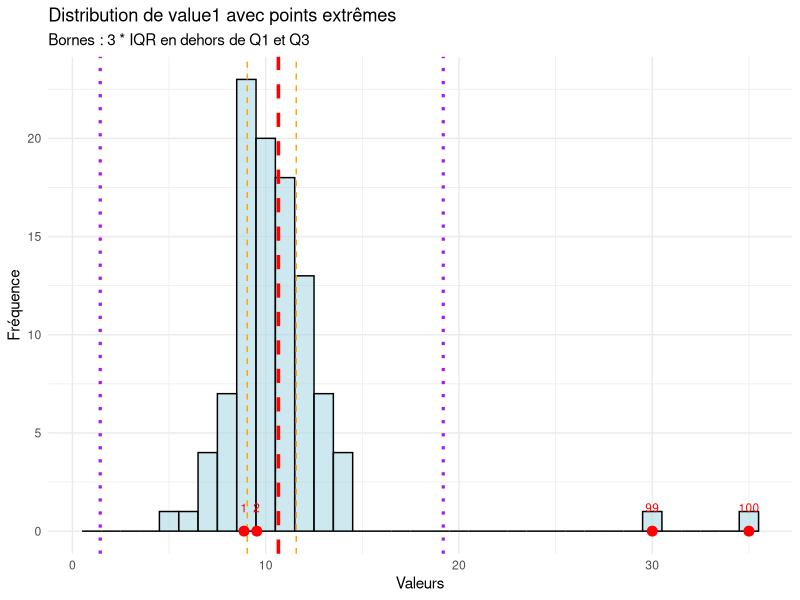
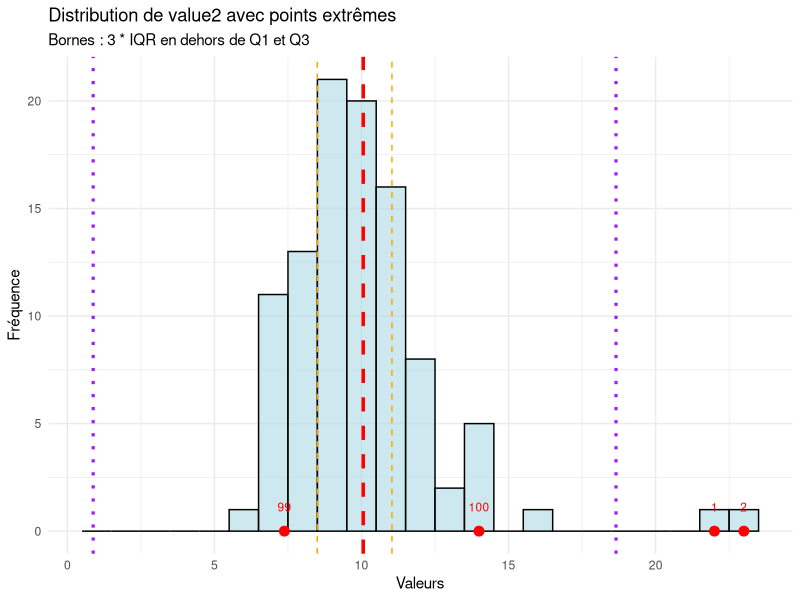
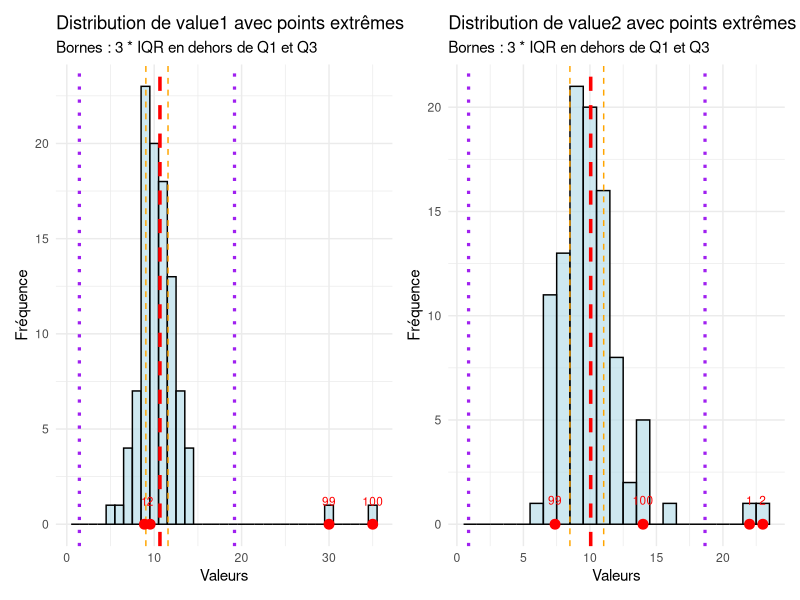

Here is the R script that generated these plots, in order:
#### Detect outliers and show them #### 

#### libs ####
library(data.table)
library(ggplot2)
library(patchwork)

#### data ####
set.seed(123)
tab_full <- data.frame(
  ID = 1:100,
  value1 = c(rnorm(98, mean = 10, sd = 2), 30, 35),
  value2 = c(22, 23, rnorm(98, mean = 10, sd = 2))
)

#### params ####
# interest variables
out_var <- c("value1", "value2")
outlier_time_IQR <- 3

#### analyses ####

# detect outliers
samples_outliers <- unique(unlist(lapply(out_var, function(ivar) {
  df.IQR <- stats::IQR(tab_full[[ivar]], na.rm = TRUE)
  q1 <- quantile(tab_full[[ivar]], 0.25, na.rm = TRUE)
  q3 <- quantile(tab_full[[ivar]], 0.75, na.rm = TRUE)
  
  lower_bound <- q1 - outlier_time_IQR * df.IQR
  upper_bound <- q3 + outlier_time_IQR * df.IQR
  
  outliers <- tab_full$ID[
    !is.na(tab_full[[ivar]]) &
      (tab_full[[ivar]] < lower_bound | tab_full[[ivar]] > upper_bound)
  ]
  
  return(outliers)
})))
samples_outliers

# Fonction graph distri + outliers
plot_distribution <- function(dt, variable, outliers, outlier_time_IQR) {
  iqr_value <- IQR(dt[[variable]], na.rm = TRUE)
  q1 <- quantile(dt[[variable]], 0.25, na.rm = TRUE)
  q3 <- quantile(dt[[variable]], 0.75, na.rm = TRUE)
  lower_bound <- q1 - outlier_time_IQR * iqr_value
  upper_bound <- q3 + outlier_time_IQR * iqr_value
  mean_value <- mean(dt[[variable]], na.rm = TRUE)
  
  # extract outliers data 
  extreme_points <- dt[dt$ID %in% outliers, ]
  
  ggplot(data = dt, aes(x = get(variable))) +
    geom_histogram(binwidth = 1, fill = "lightblue", color = "black", alpha = 0.6) +
    geom_vline(xintercept = mean_value, color = "red", linetype = "dashed", linewidth = 1.2) +
    geom_vline(xintercept = c(q1, q3), color = "orange", linetype = "dashed") +
    geom_vline(xintercept = c(lower_bound, upper_bound), color = "purple", linetype = "dotted", , linewidth = 1.1) +
    geom_point(data = extreme_points, aes(x = get(variable), y = 0), color = "red", size = 3) +
    geom_text(data = extreme_points, aes(x = get(variable), y = 0.5, label = ID), 
              color = "red", vjust = -1, size = 3) +
    labs(
      title = paste("Distribution de", variable, "avec points extrêmes"),
      subtitle = paste0("Bornes : ", outlier_time_IQR, " * IQR en dehors de Q1 et Q3"),
      x = "Valeurs",
      y = "Fréquence"
    ) +
    theme_minimal()
}

# graphiques
plot1 <- plot_distribution(
  dt = tab_full, variable = "value1",
  outliers = samples_outliers,
  outlier_time_IQR = outlier_time_IQR
)
print(plot1)
plot2 <- plot_distribution(tab_full, "value2", samples_outliers, outlier_time_IQR)
print(plot2)

# patchwork
plot1 + plot2
